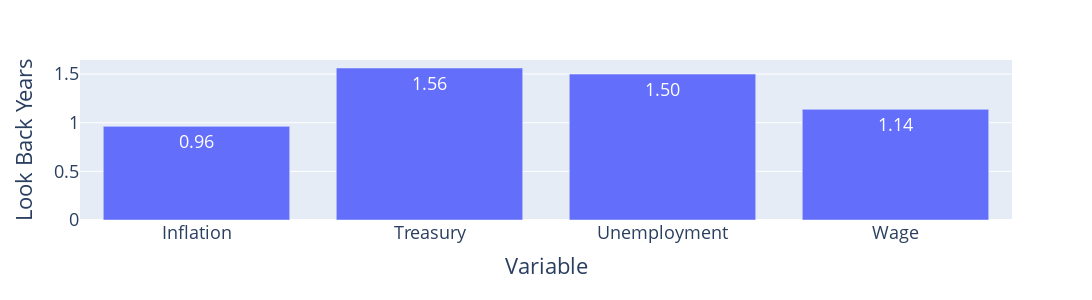
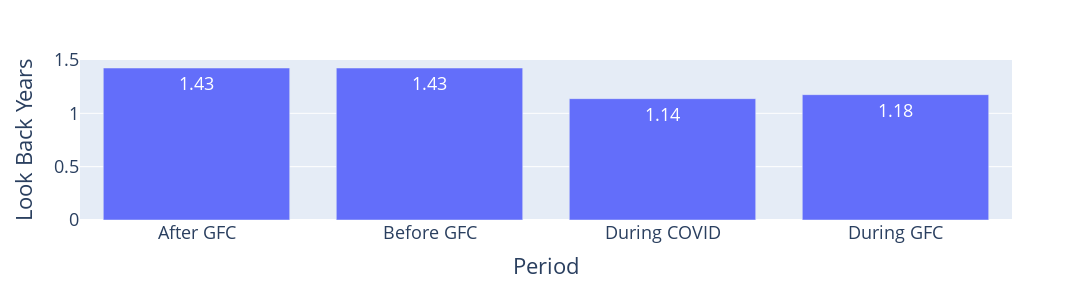
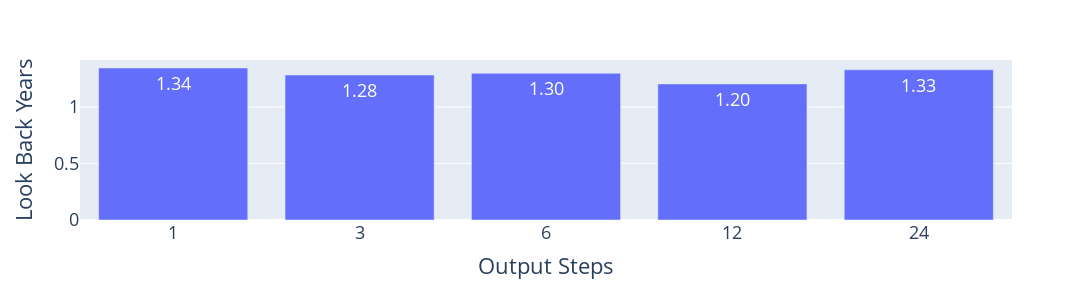

Source (notebook cell) for these figures, in order:
### Code cell
look_back_years = hypertune_best_fixed_params(
    best_models, "look_back_years", "Look Back Years"
)

### Figure 1 — Plotly figure (JSON) as saved in the notebook; plotly's stock layout.template omitted (floating-point values rounded to 4 significant figures)
{"data": [{"alignmentgroup": "True", "hovertemplate": "Variable=%{x}<br>Look Back Years=%{text}<extra></extra>", "legendgroup": "", "marker": {"color": "#636efa"}, "name": "", "offsetgroup": "", "orientation": "v", "showlegend": false, "text": [0.9625, 1.562, 1.5, 1.137], "textfont": {"size": 18}, "textposition": "auto", "texttemplate": "%{text:.2f}", "type": "bar", "x": ["Inflation", "Treasury", "Unemployment", "Wage"], "xaxis": "x", "y": [0.9625, 1.562, 1.5, 1.137], "yaxis": "y"}], "layout": {"barmode": "relative", "font": {"size": 18}, "height": 300, "legend": {"tracegroupgap": 0}, "margin": {"t": 60}, "width": 1250, "xaxis": {"anchor": "y", "domain": [0, 1], "title": {"text": "Variable"}}, "yaxis": {"anchor": "x", "domain": [0, 1], "title": {"text": "Look Back Years"}}}}

### Figure 2 — Plotly figure (JSON) as saved in the notebook; plotly's stock layout.template omitted (floating-point values rounded to 4 significant figures)
{"data": [{"alignmentgroup": "True", "hovertemplate": "Period=%{x}<br>Look Back Years=%{text}<extra></extra>", "legendgroup": "", "marker": {"color": "#636efa"}, "name": "", "offsetgroup": "", "orientation": "v", "showlegend": false, "text": [1.425, 1.425, 1.137, 1.175], "textfont": {"size": 18}, "textposition": "auto", "texttemplate": "%{text:.2f}", "type": "bar", "x": ["After GFC", "Before GFC", "During COVID", "During GFC"], "xaxis": "x", "y": [1.425, 1.425, 1.137, 1.175], "yaxis": "y"}], "layout": {"barmode": "relative", "font": {"size": 18}, "height": 300, "legend": {"tracegroupgap": 0}, "margin": {"t": 60}, "width": 1250, "xaxis": {"anchor": "y", "domain": [0, 1], "title": {"text": "Period"}}, "yaxis": {"anchor": "x", "domain": [0, 1], "title": {"text": "Look Back Years"}}}}

### Figure 3 — Plotly figure (JSON) as saved in the notebook; plotly's stock layout.template omitted (floating-point values rounded to 4 significant figures)
{"data": [{"alignmentgroup": "True", "hovertemplate": "Output Steps=%{x}<br>Look Back Years=%{text}<extra></extra>", "legendgroup": "", "marker": {"color": "#636efa"}, "name": "", "offsetgroup": "", "orientation": "v", "showlegend": false, "text": [1.344, 1.281, 1.297, 1.203, 1.328], "textfont": {"size": 18}, "textposition": "auto", "texttemplate": "%{text:.2f}", "type": "bar", "x": ["1", "3", "6", "12", "24"], "xaxis": "x", "y": [1.344, 1.281, 1.297, 1.203, 1.328], "yaxis": "y"}], "layout": {"barmode": "relative", "font": {"size": 18}, "height": 300, "legend": {"tracegroupgap": 0}, "margin": {"t": 60}, "width": 1250, "xaxis": {"anchor": "y", "domain": [0, 1], "title": {"text": "Output Steps"}}, "yaxis": {"anchor": "x", "domain": [0, 1], "title": {"text": "Look Back Years"}}}}
